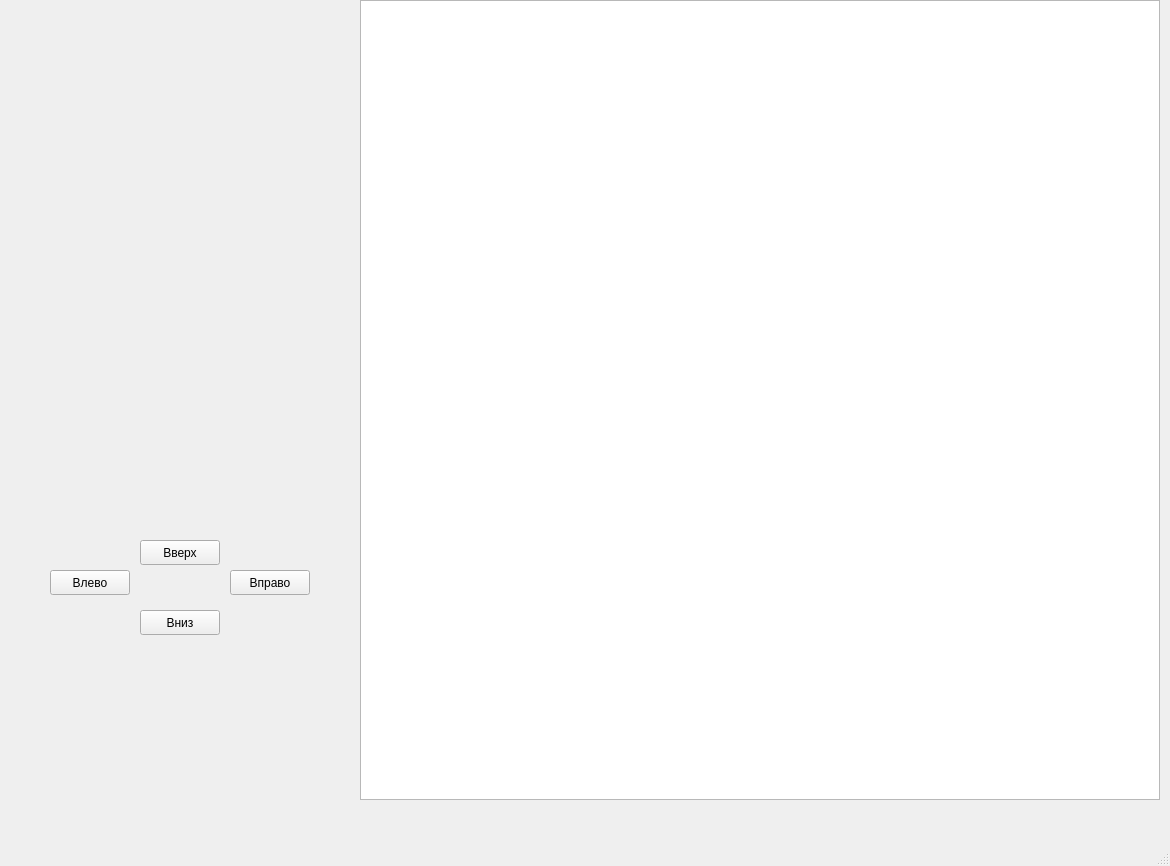
<?xml version="1.0" encoding="UTF-8"?>
<ui version="4.0">
 <class>MainWindow</class>
 <widget class="QMainWindow" name="MainWindow">
  <property name="geometry">
   <rect>
    <x>0</x>
    <y>0</y>
    <width>1170</width>
    <height>866</height>
   </rect>
  </property>
  <property name="windowTitle">
   <string>MainWindow</string>
  </property>
  <widget class="QWidget" name="centralwidget">
   <widget class="QGraphicsView" name="graphicsView">
    <property name="enabled">
     <bool>true</bool>
    </property>
    <property name="geometry">
     <rect>
      <x>360</x>
      <y>0</y>
      <width>800</width>
      <height>800</height>
     </rect>
    </property>
    <property name="verticalScrollBarPolicy">
     <enum>Qt::ScrollBarAlwaysOff</enum>
    </property>
    <property name="horizontalScrollBarPolicy">
     <enum>Qt::ScrollBarAlwaysOff</enum>
    </property>
    <property name="sizeAdjustPolicy">
     <enum>QAbstractScrollArea::AdjustIgnored</enum>
    </property>
   </widget>
   <widget class="QPushButton" name="up_btn">
    <property name="geometry">
     <rect>
      <x>140</x>
      <y>540</y>
      <width>80</width>
      <height>25</height>
     </rect>
    </property>
    <property name="text">
     <string>Вверх</string>
    </property>
   </widget>
   <widget class="QPushButton" name="down_btn">
    <property name="geometry">
     <rect>
      <x>140</x>
      <y>610</y>
      <width>80</width>
      <height>25</height>
     </rect>
    </property>
    <property name="text">
     <string>Вниз</string>
    </property>
    <property name="checkable">
     <bool>true</bool>
    </property>
    <property name="checked">
     <bool>false</bool>
    </property>
   </widget>
   <widget class="QPushButton" name="left_btn">
    <property name="geometry">
     <rect>
      <x>50</x>
      <y>570</y>
      <width>80</width>
      <height>25</height>
     </rect>
    </property>
    <property name="text">
     <string>Влево</string>
    </property>
   </widget>
   <widget class="QPushButton" name="right_btn">
    <property name="geometry">
     <rect>
      <x>230</x>
      <y>570</y>
      <width>80</width>
      <height>25</height>
     </rect>
    </property>
    <property name="text">
     <string>Вправо</string>
    </property>
   </widget>
  </widget>
  <widget class="QMenuBar" name="menubar">
   <property name="geometry">
    <rect>
     <x>0</x>
     <y>0</y>
     <width>1170</width>
     <height>25</height>
    </rect>
   </property>
  </widget>
  <widget class="QStatusBar" name="statusbar"/>
 </widget>
 <resources/>
 <connections/>
</ui>
